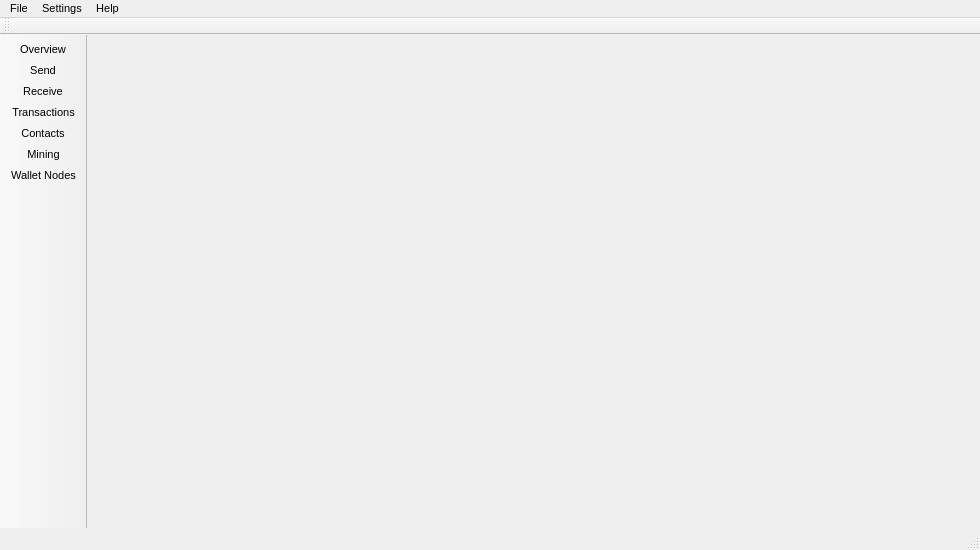
<?xml version="1.0" encoding="UTF-8"?>
<ui version="4.0">
 <class>MainWindow</class>
 <widget class="QMainWindow" name="MainWindow">
  <property name="geometry">
   <rect>
    <x>0</x>
    <y>0</y>
    <width>980</width>
    <height>550</height>
   </rect>
  </property>
  <property name="sizePolicy">
   <sizepolicy hsizetype="Preferred" vsizetype="Preferred">
    <horstretch>0</horstretch>
    <verstretch>0</verstretch>
   </sizepolicy>
  </property>
  <property name="minimumSize">
   <size>
    <width>0</width>
    <height>0</height>
   </size>
  </property>
  <property name="maximumSize">
   <size>
    <width>16777215</width>
    <height>16777215</height>
   </size>
  </property>
  <property name="font">
   <font>
    <pointsize>8</pointsize>
   </font>
  </property>
  <property name="windowTitle">
   <string>MainWindow</string>
  </property>
  <property name="windowIcon">
   <iconset resource="../../resources.qrc">
    <normaloff>:/images/cryptonote</normaloff>:/images/cryptonote</iconset>
  </property>
  <widget class="QWidget" name="centralwidget">
   <property name="sizePolicy">
    <sizepolicy hsizetype="Expanding" vsizetype="Preferred">
     <horstretch>0</horstretch>
     <verstretch>0</verstretch>
    </sizepolicy>
   </property>
   <layout class="QGridLayout" name="gridLayout">
    <property name="leftMargin">
     <number>0</number>
    </property>
    <property name="topMargin">
     <number>0</number>
    </property>
    <property name="rightMargin">
     <number>0</number>
    </property>
    <property name="bottomMargin">
     <number>0</number>
    </property>
    <property name="spacing">
     <number>0</number>
    </property>
    <item row="0" column="0" colspan="6">
     <widget class="WalletGui::AccountFrame" name="m_accountFrame">
      <property name="sizePolicy">
       <sizepolicy hsizetype="Preferred" vsizetype="Fixed">
        <horstretch>0</horstretch>
        <verstretch>0</verstretch>
       </sizepolicy>
      </property>
      <property name="minimumSize">
       <size>
        <width>0</width>
        <height>70</height>
       </size>
      </property>
      <property name="maximumSize">
       <size>
        <width>16777215</width>
        <height>70</height>
       </size>
      </property>
      <property name="styleSheet">
       <string notr="true"/>
      </property>
      <property name="frameShape">
       <enum>QFrame::NoFrame</enum>
      </property>
      <property name="frameShadow">
       <enum>QFrame::Raised</enum>
      </property>
     </widget>
    </item>
    <item row="1" column="0">
     <widget class="WalletGui::OverviewFrame" name="m_overviewFrame">
      <property name="sizePolicy">
       <sizepolicy hsizetype="Preferred" vsizetype="Preferred">
        <horstretch>0</horstretch>
        <verstretch>0</verstretch>
       </sizepolicy>
      </property>
      <property name="frameShape">
       <enum>QFrame::NoFrame</enum>
      </property>
      <property name="frameShadow">
       <enum>QFrame::Raised</enum>
      </property>
     </widget>
    </item>
    <item row="1" column="3">
     <widget class="WalletGui::TransactionsFrame" name="m_transactionsFrame">
      <property name="sizePolicy">
       <sizepolicy hsizetype="Preferred" vsizetype="Preferred">
        <horstretch>0</horstretch>
        <verstretch>0</verstretch>
       </sizepolicy>
      </property>
      <property name="frameShape">
       <enum>QFrame::NoFrame</enum>
      </property>
      <property name="frameShadow">
       <enum>QFrame::Raised</enum>
      </property>
     </widget>
    </item>
    <item row="1" column="1">
     <widget class="WalletGui::SendFrame" name="m_sendFrame">
      <property name="sizePolicy">
       <sizepolicy hsizetype="Preferred" vsizetype="Preferred">
        <horstretch>0</horstretch>
        <verstretch>0</verstretch>
       </sizepolicy>
      </property>
      <property name="frameShape">
       <enum>QFrame::NoFrame</enum>
      </property>
      <property name="frameShadow">
       <enum>QFrame::Raised</enum>
      </property>
     </widget>
    </item>
    <item row="1" column="4">
     <widget class="WalletGui::AddressBookFrame" name="m_addressBookFrame">
      <property name="sizePolicy">
       <sizepolicy hsizetype="Preferred" vsizetype="Preferred">
        <horstretch>0</horstretch>
        <verstretch>0</verstretch>
       </sizepolicy>
      </property>
      <property name="frameShape">
       <enum>QFrame::NoFrame</enum>
      </property>
      <property name="frameShadow">
       <enum>QFrame::Raised</enum>
      </property>
     </widget>
    </item>
    <item row="1" column="5">
     <widget class="WalletGui::MiningFrame" name="m_miningFrame">
      <property name="sizePolicy">
       <sizepolicy hsizetype="Preferred" vsizetype="Preferred">
        <horstretch>0</horstretch>
        <verstretch>0</verstretch>
       </sizepolicy>
      </property>
      <property name="frameShape">
       <enum>QFrame::NoFrame</enum>
      </property>
      <property name="frameShadow">
       <enum>QFrame::Raised</enum>
      </property>
     </widget>
    </item>
    <item row="1" column="2">
     <widget class="WalletGui::ReceiveFrame" name="m_receiveFrame">
      <property name="sizePolicy">
       <sizepolicy hsizetype="Preferred" vsizetype="Preferred">
        <horstretch>0</horstretch>
        <verstretch>0</verstretch>
       </sizepolicy>
      </property>
      <property name="frameShape">
       <enum>QFrame::NoFrame</enum>
      </property>
      <property name="frameShadow">
       <enum>QFrame::Raised</enum>
      </property>
     </widget>
    </item>
    <item row="1" column="6">
     <widget class="WalletGui::WalletNodesFrame" name="m_walletNodesFrame">
      <property name="sizePolicy">
       <sizepolicy hsizetype="Preferred" vsizetype="Preferred">
        <horstretch>0</horstretch>
        <verstretch>0</verstretch>
       </sizepolicy>
      </property>
      <property name="frameShape">
       <enum>QFrame::NoFrame</enum>
      </property>
      <property name="frameShadow">
       <enum>QFrame::Raised</enum>
      </property>
     </widget>
    </item>
   </layout>
  </widget>
  <widget class="QMenuBar" name="menubar">
   <property name="geometry">
    <rect>
     <x>0</x>
     <y>0</y>
     <width>980</width>
     <height>21</height>
    </rect>
   </property>
   <widget class="QMenu" name="menuFile">
    <property name="title">
     <string>File</string>
    </property>
    <widget class="QMenu" name="menuRecent_wallets">
     <property name="title">
      <string>Recent wallets</string>
     </property>
    </widget>
    <addaction name="m_createWalletAction"/>
    <addaction name="m_createNondeterministicWalletAction"/>
    <addaction name="m_openWalletAction"/>
    <addaction name="menuRecent_wallets"/>
    <addaction name="m_backupWalletAction"/>
    <addaction name="m_resetAction"/>
    <addaction name="m_closeWalletAction"/>
    <addaction name="separator"/>
    <addaction name="m_openUriAction"/>
    <addaction name="m_openLogFileAction"/>
    <addaction name="separator"/>
    <addaction name="m_showMnemonicSeedAction"/>
    <addaction name="m_restoreFromMnemonicSeedAction"/>
    <addaction name="separator"/>
    <addaction name="m_showPrivateKey"/>
    <addaction name="m_importKeyAction"/>
    <addaction name="separator"/>
    <addaction name="m_exportTrackingKeyAction"/>
    <addaction name="m_importTrackingKeyAction"/>
    <addaction name="separator"/>
    <addaction name="m_exitAction"/>
   </widget>
   <widget class="QMenu" name="menuSettings">
    <property name="title">
     <string>Settings</string>
    </property>
    <addaction name="m_encryptWalletAction"/>
    <addaction name="m_changePasswordAction"/>
    <addaction name="m_changeLanguageAction"/>
    <addaction name="m_connectionSettingsAction"/>
    <addaction name="separator"/>
    <addaction name="m_startOnLoginAction"/>
    <addaction name="m_minimizeToTrayAction"/>
    <addaction name="m_closeToTrayAction"/>
    <addaction name="m_miningOnLaunchAction"/>
   </widget>
   <widget class="QMenu" name="menuHelp">
    <property name="title">
     <string>Help</string>
    </property>
    <addaction name="m_aboutCryptonoteAction"/>
    <addaction name="m_aboutQtAction"/>
    <addaction name="actionHelp"/>
   </widget>
   <addaction name="menuFile"/>
   <addaction name="menuSettings"/>
   <addaction name="menuHelp"/>
  </widget>
  <widget class="QToolBar" name="toolBar">
   <property name="sizePolicy">
    <sizepolicy hsizetype="Fixed" vsizetype="Preferred">
     <horstretch>0</horstretch>
     <verstretch>0</verstretch>
    </sizepolicy>
   </property>
   <property name="minimumSize">
    <size>
     <width>0</width>
     <height>0</height>
    </size>
   </property>
   <property name="maximumSize">
    <size>
     <width>150</width>
     <height>16777215</height>
    </size>
   </property>
   <property name="baseSize">
    <size>
     <width>150</width>
     <height>0</height>
    </size>
   </property>
   <property name="font">
    <font>
     <pointsize>8</pointsize>
    </font>
   </property>
   <property name="windowTitle">
    <string>toolBar</string>
   </property>
   <property name="movable">
    <bool>false</bool>
   </property>
   <property name="allowedAreas">
    <set>Qt::LeftToolBarArea|Qt::TopToolBarArea</set>
   </property>
   <property name="orientation">
    <enum>Qt::Vertical</enum>
   </property>
   <property name="iconSize">
    <size>
     <width>20</width>
     <height>20</height>
    </size>
   </property>
   <property name="toolButtonStyle">
    <enum>Qt::ToolButtonTextBesideIcon</enum>
   </property>
   <attribute name="toolBarArea">
    <enum>LeftToolBarArea</enum>
   </attribute>
   <attribute name="toolBarBreak">
    <bool>false</bool>
   </attribute>
   <addaction name="m_overviewAction"/>
   <addaction name="m_sendAction"/>
   <addaction name="m_receiveAction"/>
   <addaction name="m_transactionsAction"/>
   <addaction name="m_addressBookAction"/>
   <addaction name="m_miningAction"/>
   <addaction name="m_walletNodesAction"/>
  </widget>
  <widget class="QStatusBar" name="statusBar"/>
  <widget class="QToolBar" name="accountToolBar">
   <property name="windowTitle">
    <string>Account toolbar</string>
   </property>
   <attribute name="toolBarArea">
    <enum>TopToolBarArea</enum>
   </attribute>
   <attribute name="toolBarBreak">
    <bool>false</bool>
   </attribute>
  </widget>
  <action name="m_overviewAction">
   <property name="checkable">
    <bool>true</bool>
   </property>
   <property name="enabled">
    <bool>true</bool>
   </property>
   <property name="icon">
    <iconset resource="../../resources.qrc">
     <normaloff>:/icons/overview</normaloff>:/icons/overview</iconset>
   </property>
   <property name="text">
    <string>Overview</string>
   </property>
  </action>
  <action name="m_sendAction">
   <property name="checkable">
    <bool>true</bool>
   </property>
   <property name="enabled">
    <bool>true</bool>
   </property>
   <property name="icon">
    <iconset resource="../../resources.qrc">
     <normaloff>:/icons/send</normaloff>:/icons/send</iconset>
   </property>
   <property name="text">
    <string>Send</string>
   </property>
  </action>
  <action name="m_receiveAction">
   <property name="checkable">
    <bool>true</bool>
   </property>
   <property name="enabled">
    <bool>true</bool>
   </property>
   <property name="icon">
    <iconset resource="../../resources.qrc">
     <normaloff>:/icons/receive</normaloff>:/icons/receive</iconset>
   </property>
   <property name="text">
    <string>Receive</string>
   </property>
  </action>
  <action name="m_transactionsAction">
   <property name="checkable">
    <bool>true</bool>
   </property>
   <property name="enabled">
    <bool>true</bool>
   </property>
   <property name="icon">
    <iconset resource="../../resources.qrc">
     <normaloff>:/icons/transactions</normaloff>:/icons/transactions</iconset>
   </property>
   <property name="text">
    <string>Transactions</string>
   </property>
  </action>
  <action name="m_exitAction">
   <property name="enabled">
    <bool>true</bool>
   </property>
   <property name="text">
    <string>Exit</string>
   </property>
   <property name="shortcut">
    <string>Ctrl+Q</string>
   </property>
  </action>
  <action name="m_addressBookAction">
   <property name="checkable">
    <bool>true</bool>
   </property>
   <property name="enabled">
    <bool>true</bool>
   </property>
   <property name="icon">
    <iconset resource="../../resources.qrc">
     <normaloff>:/icons/address-book</normaloff>:/icons/address-book</iconset>
   </property>
   <property name="text">
    <string>Contacts</string>
   </property>
  </action>
  <action name="m_walletNodesAction">
   <property name="checkable">
    <bool>true</bool>
   </property>
   <property name="enabled">
    <bool>true</bool>
   </property>
   <property name="icon">
    <iconset resource="../../resources.qrc">
     <normaloff>:/icons/wallet-nodes</normaloff>:/icons/wallet-nodes</iconset>
   </property>
   <property name="text">
    <string>Wallet Nodes</string>
   </property>
  </action>
  <action name="m_createWalletAction">
   <property name="enabled">
    <bool>true</bool>
   </property>
   <property name="text">
    <string>Create wallet</string>
   </property>
  </action>
  <action name="m_openWalletAction">
   <property name="enabled">
    <bool>true</bool>
   </property>
   <property name="text">
    <string>Open wallet</string>
   </property>
  </action>
  <action name="m_encryptWalletAction">
   <property name="enabled">
    <bool>true</bool>
   </property>
   <property name="text">
    <string>Encrypt wallet</string>
   </property>
  </action>
  <action name="m_changePasswordAction">
   <property name="enabled">
    <bool>true</bool>
   </property>
   <property name="text">
    <string>Change password</string>
   </property>
   <property name="toolTip">
    <string>Change password</string>
   </property>
  </action>
  <action name="m_aboutCryptonoteAction">
   <property name="enabled">
    <bool>true</bool>
   </property>
   <property name="text">
    <string>About</string>
   </property>
  </action>
  <action name="m_aboutQtAction">
   <property name="enabled">
    <bool>true</bool>
   </property>
   <property name="text">
    <string>About Qt</string>
   </property>
  </action>
  <action name="m_backupWalletAction">
   <property name="enabled">
    <bool>true</bool>
   </property>
   <property name="text">
    <string>Backup wallet</string>
   </property>
  </action>
  <action name="m_startOnLoginAction">
   <property name="checkable">
    <bool>true</bool>
   </property>
   <property name="text">
    <string>Start on system login</string>
   </property>
  </action>
  <action name="m_minimizeToTrayAction">
   <property name="checkable">
    <bool>true</bool>
   </property>
   <property name="text">
    <string>Minimize to tray</string>
   </property>
  </action>
  <action name="m_closeToTrayAction">
   <property name="checkable">
    <bool>true</bool>
   </property>
   <property name="text">
    <string>Close to tray</string>
   </property>
  </action>
  <action name="m_importKeyAction">
   <property name="text">
    <string>Import private key</string>
   </property>
  </action>
  <action name="m_miningAction">
   <property name="checkable">
    <bool>true</bool>
   </property>
   <property name="icon">
    <iconset resource="../../resources.qrc">
     <normaloff>:/icons/mining</normaloff>:/icons/mining</iconset>
   </property>
   <property name="text">
    <string>Mining</string>
   </property>
  </action>
  <action name="m_resetAction">
   <property name="text">
    <string>Reset wallet</string>
   </property>
   <property name="toolTip">
    <string>Reset wallet</string>
   </property>
  </action>
  <action name="m_changeLanguageAction">
   <property name="text">
    <string>Language</string>
   </property>
   <property name="toolTip">
    <string>Change language</string>
   </property>
  </action>
  <action name="m_showPrivateKey">
   <property name="text">
    <string>Export private key</string>
   </property>
  </action>
  <action name="actionHelp">
   <property name="text">
    <string>Help</string>
   </property>
   <property name="shortcut">
    <string>F1</string>
   </property>
  </action>
  <action name="m_connectionSettingsAction">
   <property name="text">
    <string>Connection</string>
   </property>
  </action>
  <action name="m_openUriAction">
   <property name="text">
    <string>Open payment request</string>
   </property>
  </action>
  <action name="m_exportTrackingKeyAction">
   <property name="text">
    <string>Export tracking key</string>
   </property>
  </action>
  <action name="m_importTrackingKeyAction">
   <property name="text">
    <string>Import tracking key</string>
   </property>
  </action>
  <action name="m_closeWalletAction">
   <property name="text">
    <string>Close wallet</string>
   </property>
  </action>
  <action name="m_recentWalletsAction">
   <property name="text">
    <string>Recent wallets</string>
   </property>
  </action>
  <action name="actionStatus">
   <property name="text">
    <string>Information</string>
   </property>
  </action>
  <action name="m_openLogFileAction">
   <property name="text">
    <string>Open log file</string>
   </property>
  </action>
  <action name="m_showMnemonicSeedAction">
   <property name="enabled">
    <bool>false</bool>
   </property>
   <property name="text">
    <string>Show mnemonic seed</string>
   </property>
  </action>
  <action name="m_restoreFromMnemonicSeedAction">
   <property name="text">
    <string>Restore from mnemonic seed</string>
   </property>
  </action>
  <action name="m_createNondeterministicWalletAction">
   <property name="text">
    <string>Create nondeterministic wallet</string>
   </property>
  </action>
  <action name="m_miningOnLaunchAction">
   <property name="checkable">
    <bool>true</bool>
   </property>
   <property name="text">
    <string>Start pool mining automatically</string>
   </property>
  </action>
 </widget>
 <customwidgets>
  <customwidget>
   <class>WalletGui::OverviewFrame</class>
   <extends>QFrame</extends>
   <header>gui/OverviewFrame.h</header>
   <container>1</container>
  </customwidget>
  <customwidget>
   <class>WalletGui::SendFrame</class>
   <extends>QFrame</extends>
   <header>gui/SendFrame.h</header>
   <container>1</container>
  </customwidget>
  <customwidget>
   <class>WalletGui::AccountFrame</class>
   <extends>QFrame</extends>
   <header>gui/AccountFrame.h</header>
   <container>1</container>
  </customwidget>
  <customwidget>
   <class>WalletGui::TransactionsFrame</class>
   <extends>QFrame</extends>
   <header>gui/TransactionsFrame.h</header>
   <container>1</container>
  </customwidget>
  <customwidget>
   <class>WalletGui::AddressBookFrame</class>
   <extends>QFrame</extends>
   <header>gui/AddressBookFrame.h</header>
   <container>1</container>
  </customwidget>
  <customwidget>
   <class>WalletGui::MiningFrame</class>
   <extends>QFrame</extends>
   <header>gui/MiningFrame.h</header>
   <container>1</container>
  </customwidget>
  <customwidget>
   <class>WalletGui::WalletNodesFrame</class>
   <extends>QFrame</extends>
   <header>gui/WalletNodesFrame.h</header>
   <container>1</container>
  </customwidget>
  <customwidget>
   <class>WalletGui::ReceiveFrame</class>
   <extends>QFrame</extends>
   <header>gui/ReceiveFrame.h</header>
   <container>1</container>
  </customwidget>
 </customwidgets>
 <resources>
  <include location="../../resources.qrc"/>
 </resources>
 <connections>
  <connection>
   <sender>m_createWalletAction</sender>
   <signal>triggered()</signal>
   <receiver>MainWindow</receiver>
   <slot>createWallet()</slot>
   <hints>
    <hint type="sourcelabel">
     <x>-1</x>
     <y>-1</y>
    </hint>
    <hint type="destinationlabel">
     <x>449</x>
     <y>299</y>
    </hint>
   </hints>
  </connection>
  <connection>
   <sender>m_openWalletAction</sender>
   <signal>triggered()</signal>
   <receiver>MainWindow</receiver>
   <slot>openWallet()</slot>
   <hints>
    <hint type="sourcelabel">
     <x>-1</x>
     <y>-1</y>
    </hint>
    <hint type="destinationlabel">
     <x>449</x>
     <y>299</y>
    </hint>
   </hints>
  </connection>
  <connection>
   <sender>m_encryptWalletAction</sender>
   <signal>triggered()</signal>
   <receiver>MainWindow</receiver>
   <slot>encryptWallet()</slot>
   <hints>
    <hint type="sourcelabel">
     <x>-1</x>
     <y>-1</y>
    </hint>
    <hint type="destinationlabel">
     <x>449</x>
     <y>299</y>
    </hint>
   </hints>
  </connection>
  <connection>
   <sender>m_changePasswordAction</sender>
   <signal>triggered()</signal>
   <receiver>MainWindow</receiver>
   <slot>encryptWallet()</slot>
   <hints>
    <hint type="sourcelabel">
     <x>-1</x>
     <y>-1</y>
    </hint>
    <hint type="destinationlabel">
     <x>449</x>
     <y>299</y>
    </hint>
   </hints>
  </connection>
  <connection>
   <sender>m_changeLanguageAction</sender>
   <signal>triggered()</signal>
   <receiver>MainWindow</receiver>
   <slot>ChangeLanguage()</slot>
   <hints>
    <hint type="sourcelabel">
     <x>-1</x>
     <y>-1</y>
    </hint>
    <hint type="destinationlabel">
     <x>449</x>
     <y>299</y>
    </hint>
   </hints>
  </connection>
  <connection>
   <sender>m_aboutQtAction</sender>
   <signal>triggered()</signal>
   <receiver>MainWindow</receiver>
   <slot>aboutQt()</slot>
   <hints>
    <hint type="sourcelabel">
     <x>-1</x>
     <y>-1</y>
    </hint>
    <hint type="destinationlabel">
     <x>449</x>
     <y>299</y>
    </hint>
   </hints>
  </connection>
  <connection>
   <sender>m_backupWalletAction</sender>
   <signal>triggered()</signal>
   <receiver>MainWindow</receiver>
   <slot>backupWallet()</slot>
   <hints>
    <hint type="sourcelabel">
     <x>-1</x>
     <y>-1</y>
    </hint>
    <hint type="destinationlabel">
     <x>449</x>
     <y>299</y>
    </hint>
   </hints>
  </connection>
  <connection>
   <sender>m_aboutCryptonoteAction</sender>
   <signal>triggered()</signal>
   <receiver>MainWindow</receiver>
   <slot>about()</slot>
   <hints>
    <hint type="sourcelabel">
     <x>-1</x>
     <y>-1</y>
    </hint>
    <hint type="destinationlabel">
     <x>459</x>
     <y>299</y>
    </hint>
   </hints>
  </connection>
  <connection>
   <sender>m_startOnLoginAction</sender>
   <signal>triggered(bool)</signal>
   <receiver>MainWindow</receiver>
   <slot>setStartOnLogin(bool)</slot>
   <hints>
    <hint type="sourcelabel">
     <x>-1</x>
     <y>-1</y>
    </hint>
    <hint type="destinationlabel">
     <x>459</x>
     <y>299</y>
    </hint>
   </hints>
  </connection>
  <connection>
   <sender>m_minimizeToTrayAction</sender>
   <signal>triggered(bool)</signal>
   <receiver>MainWindow</receiver>
   <slot>setMinimizeToTray(bool)</slot>
   <hints>
    <hint type="sourcelabel">
     <x>-1</x>
     <y>-1</y>
    </hint>
    <hint type="destinationlabel">
     <x>459</x>
     <y>299</y>
    </hint>
   </hints>
  </connection>
  <connection>
   <sender>m_closeToTrayAction</sender>
   <signal>triggered(bool)</signal>
   <receiver>MainWindow</receiver>
   <slot>setCloseToTray(bool)</slot>
   <hints>
    <hint type="sourcelabel">
     <x>-1</x>
     <y>-1</y>
    </hint>
    <hint type="destinationlabel">
     <x>459</x>
     <y>299</y>
    </hint>
   </hints>
  </connection>
  <connection>
   <sender>m_resetAction</sender>
   <signal>triggered()</signal>
   <receiver>MainWindow</receiver>
   <slot>resetWallet()</slot>
   <hints>
    <hint type="sourcelabel">
     <x>-1</x>
     <y>-1</y>
    </hint>
    <hint type="destinationlabel">
     <x>506</x>
     <y>301</y>
    </hint>
   </hints>
  </connection>
  <connection>
   <sender>m_importKeyAction</sender>
   <signal>triggered()</signal>
   <receiver>MainWindow</receiver>
   <slot>importKey()</slot>
   <hints>
    <hint type="sourcelabel">
     <x>-1</x>
     <y>-1</y>
    </hint>
    <hint type="destinationlabel">
     <x>459</x>
     <y>299</y>
    </hint>
   </hints>
  </connection>
  <connection>
   <sender>m_showPrivateKey</sender>
   <signal>triggered()</signal>
   <receiver>MainWindow</receiver>
   <slot>showPrivateKeys()</slot>
   <hints>
    <hint type="sourcelabel">
     <x>-1</x>
     <y>-1</y>
    </hint>
    <hint type="destinationlabel">
     <x>459</x>
     <y>299</y>
    </hint>
   </hints>
  </connection>
  <connection>
   <sender>actionHelp</sender>
   <signal>triggered()</signal>
   <receiver>MainWindow</receiver>
   <slot>DisplayCmdLineHelp()</slot>
   <hints>
    <hint type="sourcelabel">
     <x>-1</x>
     <y>-1</y>
    </hint>
    <hint type="destinationlabel">
     <x>494</x>
     <y>319</y>
    </hint>
   </hints>
  </connection>
  <connection>
   <sender>m_connectionSettingsAction</sender>
   <signal>triggered()</signal>
   <receiver>MainWindow</receiver>
   <slot>openConnectionSettings()</slot>
   <hints>
    <hint type="sourcelabel">
     <x>-1</x>
     <y>-1</y>
    </hint>
    <hint type="destinationlabel">
     <x>494</x>
     <y>319</y>
    </hint>
   </hints>
  </connection>
  <connection>
   <sender>m_transactionsAction</sender>
   <signal>toggled(bool)</signal>
   <receiver>m_transactionsFrame</receiver>
   <slot>setVisible(bool)</slot>
   <hints>
    <hint type="sourcelabel">
     <x>-1</x>
     <y>-1</y>
    </hint>
    <hint type="destinationlabel">
     <x>787</x>
     <y>333</y>
    </hint>
   </hints>
  </connection>
  <connection>
   <sender>m_sendAction</sender>
   <signal>toggled(bool)</signal>
   <receiver>m_sendFrame</receiver>
   <slot>setVisible(bool)</slot>
   <hints>
    <hint type="sourcelabel">
     <x>-1</x>
     <y>-1</y>
    </hint>
    <hint type="destinationlabel">
     <x>337</x>
     <y>333</y>
    </hint>
   </hints>
  </connection>
  <connection>
   <sender>m_overviewAction</sender>
   <signal>toggled(bool)</signal>
   <receiver>m_overviewFrame</receiver>
   <slot>setVisible(bool)</slot>
   <hints>
    <hint type="sourcelabel">
     <x>-1</x>
     <y>-1</y>
    </hint>
    <hint type="destinationlabel">
     <x>112</x>
     <y>333</y>
    </hint>
   </hints>
  </connection>
  <connection>
   <sender>m_walletNodesAction</sender>
   <signal>toggled(bool)</signal>
   <receiver>m_walletNodesFrame</receiver>
   <slot>setVisible(bool)</slot>
   <hints>
    <hint type="sourcelabel">
     <x>-1</x>
     <y>-1</y>
    </hint>
    <hint type="destinationlabel">
     <x>809</x>
     <y>320</y>
    </hint>
   </hints>
  </connection>
  <connection>
   <sender>m_miningAction</sender>
   <signal>toggled(bool)</signal>
   <receiver>m_miningFrame</receiver>
   <slot>setVisible(bool)</slot>
   <hints>
    <hint type="sourcelabel">
     <x>-1</x>
     <y>-1</y>
    </hint>
    <hint type="destinationlabel">
     <x>862</x>
     <y>322</y>
    </hint>
   </hints>
  </connection>
  <connection>
   <sender>m_addressBookAction</sender>
   <signal>toggled(bool)</signal>
   <receiver>m_addressBookFrame</receiver>
   <slot>setVisible(bool)</slot>
   <hints>
    <hint type="sourcelabel">
     <x>-1</x>
     <y>-1</y>
    </hint>
    <hint type="destinationlabel">
     <x>809</x>
     <y>320</y>
    </hint>
   </hints>
  </connection>
  <connection>
   <sender>m_receiveAction</sender>
   <signal>toggled(bool)</signal>
   <receiver>m_receiveFrame</receiver>
   <slot>setVisible(bool)</slot>
   <hints>
    <hint type="sourcelabel">
     <x>-1</x>
     <y>-1</y>
    </hint>
    <hint type="destinationlabel">
     <x>562</x>
     <y>333</y>
    </hint>
   </hints>
  </connection>
  <connection>
   <sender>m_openUriAction</sender>
   <signal>triggered()</signal>
   <receiver>m_sendFrame</receiver>
   <slot>openUriClicked()</slot>
   <hints>
    <hint type="sourcelabel">
     <x>-1</x>
     <y>-1</y>
    </hint>
    <hint type="destinationlabel">
     <x>316</x>
     <y>310</y>
    </hint>
   </hints>
  </connection>
  <connection>
   <sender>m_exportTrackingKeyAction</sender>
   <signal>triggered()</signal>
   <receiver>MainWindow</receiver>
   <slot>exportTrackingKey()</slot>
   <hints>
    <hint type="sourcelabel">
     <x>-1</x>
     <y>-1</y>
    </hint>
    <hint type="destinationlabel">
     <x>489</x>
     <y>274</y>
    </hint>
   </hints>
  </connection>
  <connection>
   <sender>m_importTrackingKeyAction</sender>
   <signal>triggered()</signal>
   <receiver>MainWindow</receiver>
   <slot>importTrackingKey()</slot>
   <hints>
    <hint type="sourcelabel">
     <x>-1</x>
     <y>-1</y>
    </hint>
    <hint type="destinationlabel">
     <x>489</x>
     <y>274</y>
    </hint>
   </hints>
  </connection>
  <connection>
   <sender>m_closeWalletAction</sender>
   <signal>triggered()</signal>
   <receiver>MainWindow</receiver>
   <slot>closeWallet()</slot>
   <hints>
    <hint type="sourcelabel">
     <x>-1</x>
     <y>-1</y>
    </hint>
    <hint type="destinationlabel">
     <x>489</x>
     <y>274</y>
    </hint>
   </hints>
  </connection>
  <connection>
   <sender>m_openLogFileAction</sender>
   <signal>triggered()</signal>
   <receiver>MainWindow</receiver>
   <slot>openLogFile()</slot>
   <hints>
    <hint type="sourcelabel">
     <x>-1</x>
     <y>-1</y>
    </hint>
    <hint type="destinationlabel">
     <x>489</x>
     <y>274</y>
    </hint>
   </hints>
  </connection>
  <connection>
   <sender>m_showMnemonicSeedAction</sender>
   <signal>triggered()</signal>
   <receiver>MainWindow</receiver>
   <slot>showMnemonicSeed()</slot>
   <hints>
    <hint type="sourcelabel">
     <x>-1</x>
     <y>-1</y>
    </hint>
    <hint type="destinationlabel">
     <x>489</x>
     <y>274</y>
    </hint>
   </hints>
  </connection>
  <connection>
   <sender>m_restoreFromMnemonicSeedAction</sender>
   <signal>triggered()</signal>
   <receiver>MainWindow</receiver>
   <slot>restoreFromMnemonicSeed()</slot>
   <hints>
    <hint type="sourcelabel">
     <x>-1</x>
     <y>-1</y>
    </hint>
    <hint type="destinationlabel">
     <x>489</x>
     <y>274</y>
    </hint>
   </hints>
  </connection>
  <connection>
   <sender>m_createNondeterministicWalletAction</sender>
   <signal>triggered()</signal>
   <receiver>MainWindow</receiver>
   <slot>createNonDeterministicWallet()</slot>
   <hints>
    <hint type="sourcelabel">
     <x>-1</x>
     <y>-1</y>
    </hint>
    <hint type="destinationlabel">
     <x>489</x>
     <y>274</y>
    </hint>
   </hints>
  </connection>
  <connection>
   <sender>m_miningOnLaunchAction</sender>
   <signal>triggered(bool)</signal>
   <receiver>MainWindow</receiver>
   <slot>setMiningOnLaunch(bool)</slot>
   <hints>
    <hint type="sourcelabel">
     <x>-1</x>
     <y>-1</y>
    </hint>
    <hint type="destinationlabel">
     <x>489</x>
     <y>274</y>
    </hint>
   </hints>
  </connection>
 </connections>
 <slots>
  <slot>createWallet()</slot>
  <slot>openWallet()</slot>
  <slot>encryptWallet()</slot>
  <slot>aboutQt()</slot>
  <slot>backupWallet()</slot>
  <slot>about()</slot>
  <slot>setStartOnLogin(bool)</slot>
  <slot>setMinimizeToTray(bool)</slot>
  <slot>setCloseToTray(bool)</slot>
  <slot>importKey()</slot>
  <slot>resetWallet()</slot>
  <slot>showPrivateKeys()</slot>
  <slot>openConnectionSettings()</slot>
  <slot>showStatusInfo()</slot>
 </slots>
</ui>
